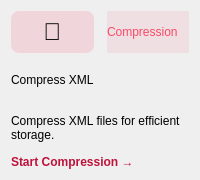
                <widget class="QFrame" name="cardCompress">
                 <property name="minimumSize"><size><width>0</width><height>180</height></size></property>
                 <property name="class" stdset="0"><string>card</string></property>
                 <property name="styleSheet">
                    <string notr="true">
                        #iconCompress { color: black; background-color: rgba(248, 73, 104, 0.15); border-radius: 8px; } /* Icon was text only in page, kept simple */
                        #badgeCompress { background-color: rgba(248, 73, 104, 0.1); color: #F84968; }
                        #btnCompress { background-color: transparent; color: #be123c; border: none; font-weight: bold; text-align: left; }
                        #btnCompress:hover { text-decoration: underline; color: #9f1239; }
                    </string>
                 </property>
                 <layout class="QVBoxLayout" name="vLayout6">
                  <item>
                   <layout class="QHBoxLayout" name="hLayout6">
                    <item>
                     <widget class="QLabel" name="iconCompress">
                      <property name="class" stdset="0"><string>iconLabel</string></property>
                      <property name="text"><string>💾</string></property>
                      <property name="fixedSize"><size><width>45</width><height>45</height></size></property>
                      <property name="alignment"><set>Qt::AlignCenter</set></property>
                      <property name="font"><font><pointsize>18</pointsize></font></property>
                     </widget>
                    </item>
                    <item><spacer name="s6"><property name="orientation"><enum>Qt::Horizontal</enum></property></spacer></item>
                    <item>
                     <widget class="QLabel" name="badgeCompress">
                      <property name="class" stdset="0"><string>badgeLabel</string></property>
                      <property name="text"><string>Compression</string></property>
                     </widget>
                    </item>
                   </layout>
                  </item>
                  <item>
                   <widget class="QLabel" name="title6">
                    <property name="class" stdset="0"><string>cardTitle</string></property>
                    <property name="text"><string>Compress XML</string></property>
                   </widget>
                  </item>
                  <item>
                   <widget class="QLabel" name="desc6">
                    <property name="class" stdset="0"><string>cardDesc</string></property>
                    <property name="text"><string>Compress XML files for efficient storage.</string></property>
                    <property name="wordWrap"><bool>true</bool></property>
                   </widget>
                  </item>
                  <item>
                   <widget class="QPushButton" name="btnCompress">
                    <property name="class" stdset="0"><string>actionBtn</string></property>
                    <property name="text"><string>Start Compression →</string></property>
                    <property name="cursor"><cursorShape>PointingHandCursor</cursorShape></property>
                   </widget>
                  </item>
                 </layout>
                </widget>
